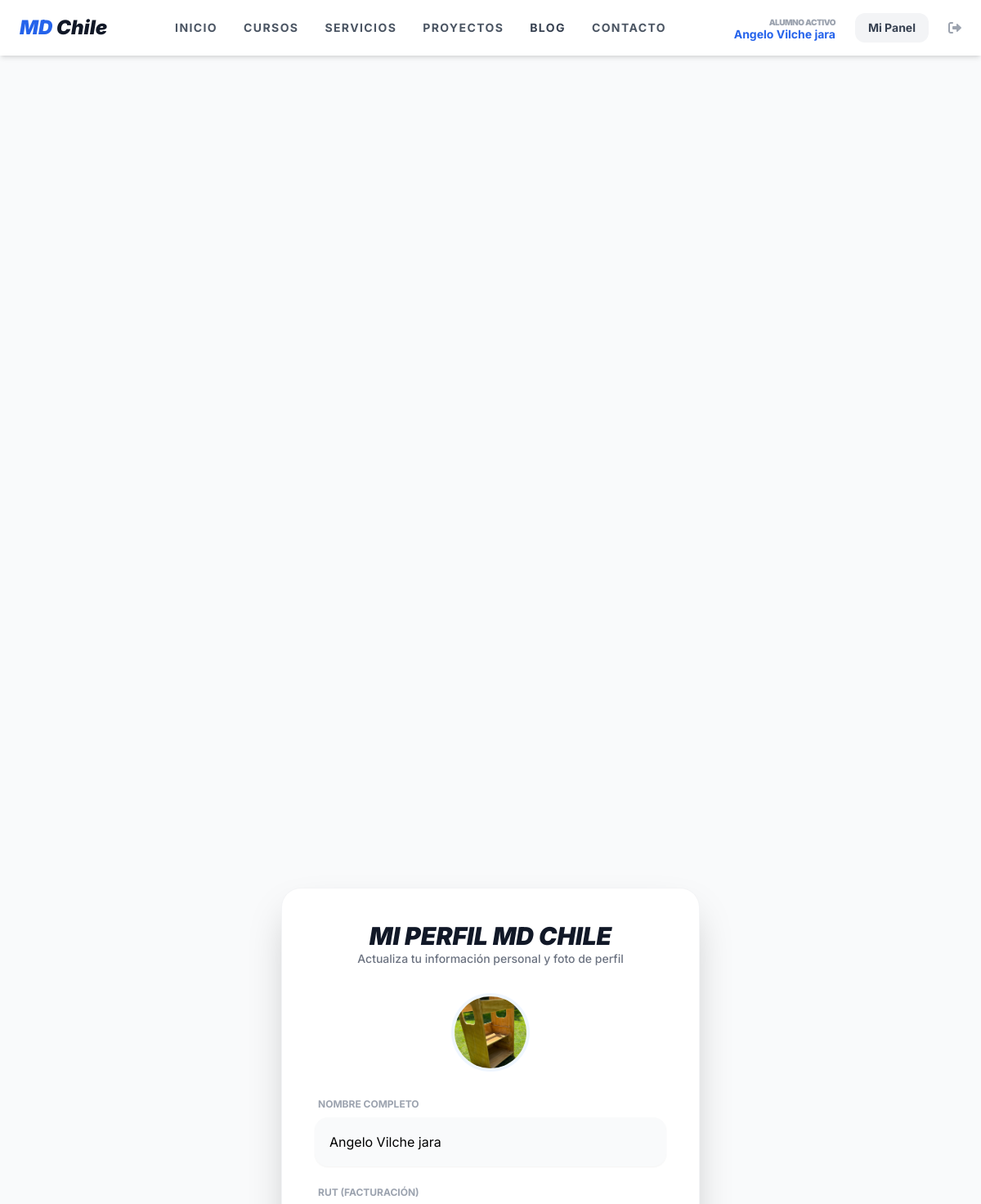
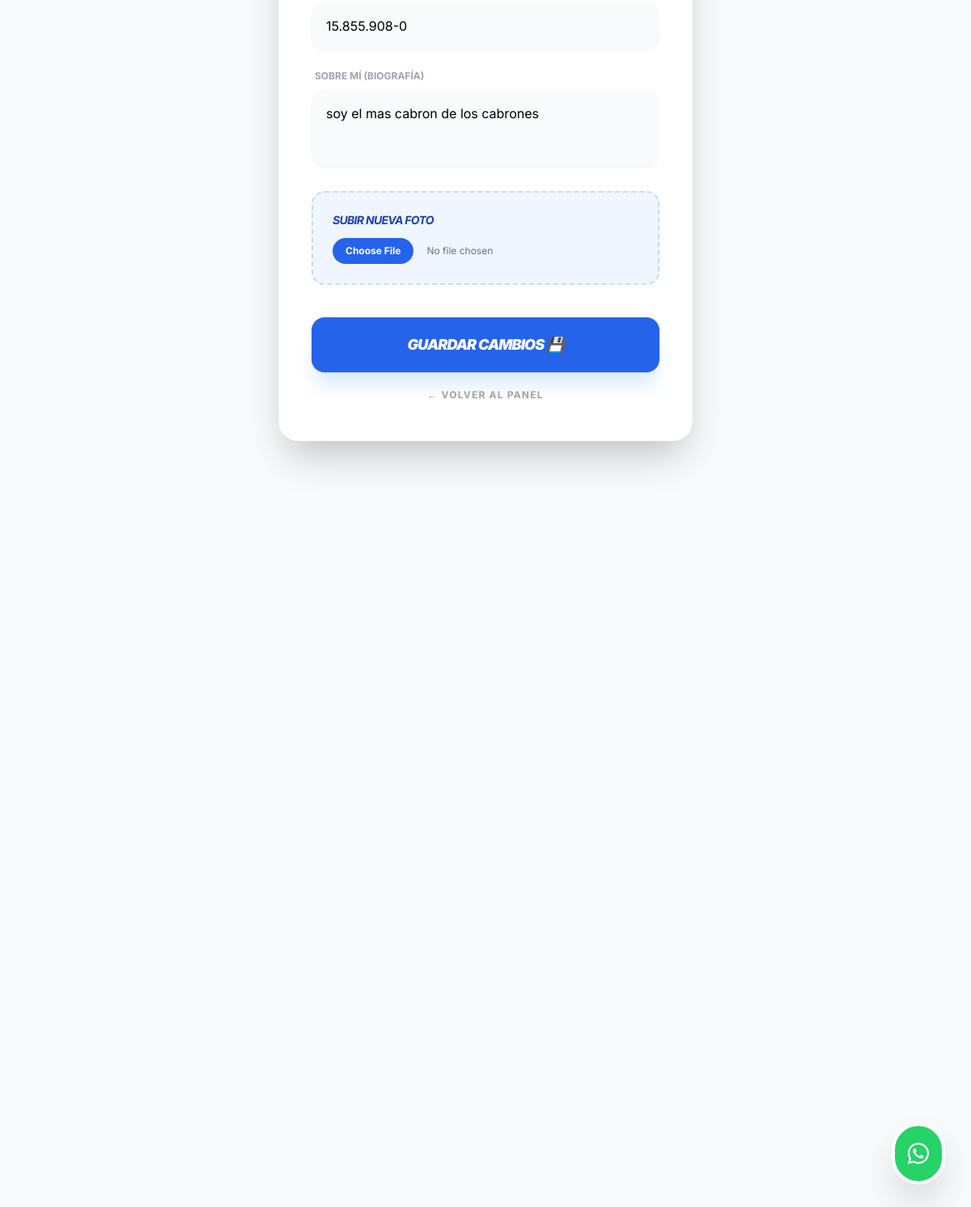
Screenshot of /profile/edit/ (signed in) with the database file from the repository (2 pictures, top to bottom).
### users/models.py (models this page shows, shortened)
class User(AbstractUser):
    is_client = models.BooleanField(default=True)
    is_admin_user = models.BooleanField(default=False)
    profile_picture = models.ImageField(upload_to='users/profiles/', null=True, blank=True)
    bio = models.TextField(max_length=500, blank=True)
    rut = models.CharField(max_length=12, blank=True, null=True)
    linkedin_url = models.URLField(blank=True, null=True)

### courses/views.py (the view)
# urls.py: path('profile/edit/', views.edit_profile, name='edit_profile'),
@login_required
def edit_profile(request):
    if request.method == 'POST':
        request.user.first_name = request.POST.get('first_name'); request.user.save()
        messages.success(request, "Perfil actualizado.")
        return redirect('dashboard')
    return render(request, 'account/edit_profile.html')

### templates/account/edit_profile.html (shortened to what this page needs)
{% extends 'base.html' %}
{% block content %}
<div class="container mx-auto p-8 bg-gray-50 min-h-screen flex items-center justify-center">
    <div class="max-w-lg w-full bg-white rounded-3xl shadow-2xl p-10 border border-gray-100">
        <div class="text-center mb-8">
            <h2 class="text-3xl font-black text-gray-900 italic uppercase">Mi Perfil MD Chile</h2>
            <p class="text-gray-500 font-medium text-sm">Actualiza tu información personal y foto de perfil</p>
        </div>
        <form method="POST" enctype="multipart/form-data" class="space-y-6">
            <div class="flex flex-col items-center mb-6">
                <div class="w-24 h-24 rounded-full overflow-hidden border-4 border-blue-50 bg-gray-100 mb-2">
                    {% if user.profile_picture %}
                        <img src="{{ user.profile_picture.url }}" class="w-full h-full object-cover">
                    {% else %}
                        <div class="w-full h-full flex items-center justify-center text-3xl">👤</div>
                    {% endif %}
                </div>
            </div>
            <div>
                <label class="block text-xs font-bold text-gray-400 uppercase mb-2 ml-1">Nombre Completo</label>
                <input type="text" name="first_name" value="{{ user.first_name }}"
                       class="w-full p-4 bg-gray-50 rounded-2xl border-2 border-transparent focus:border-blue-500 focus:bg-white outline-none transition-all shadow-sm"
                       placeholder="Tu nombre">
            </div>
            <div>
                <label class="block text-xs font-bold text-gray-400 uppercase mb-2 ml-1">RUT (Facturación)</label>
                <input type="text" name="rut" value="{{ user.rut|default:'' }}"
                       class="w-full p-4 bg-gray-50 rounded-2xl border-2 border-transparent focus:border-blue-500 focus:bg-white outline-none transition-all shadow-sm"
                       placeholder="12.345.678-9">
            </div>
            <div>
                <label class="block text-xs font-bold text-gray-400 uppercase mb-2 ml-1">Sobre mí (Biografía)</label>
                <textarea name="bio" rows="3"
                          class="w-full p-4 bg-gray-50 rounded-2xl border-2 border-transparent focus:border-blue-500 focus:bg-white outline-none transition-all shadow-sm h-24 resize-none">{{ user.bio }}</textarea>
            </div>
            <div class="bg-blue-50 p-6 rounded-2xl border-2 border-dashed border-blue-200">
                <label class="block text-sm font-bold text-blue-800 mb-3 uppercase tracking-tighter italic">Subir nueva foto</label>
                <input type="file" name="avatar" accept="image/*"
                       class="block w-full text-xs text-gray-500 file:mr-4 file:py-2 file:px-4 file:rounded-full file:border-0 file:text-xs file:font-bold file:bg-blue-600 file:text-white hover:file:bg-blue-700 cursor-pointer">
            </div>
            <div class="pt-4 space-y-3">
                <button type="submit"
                        class="w-full bg-blue-600 text-white py-5 rounded-2xl font-black shadow-xl shadow-blue-100 hover:bg-blue-700 hover:-translate-y-1 transition-all text-lg uppercase italic tracking-tighter">
                    Guardar Cambios 💾
                </button>
                <a href="{% url 'dashboard' %}"
                   class="block text-center text-gray-400 font-bold py-2 hover:text-blue-600 transition-colors uppercase text-xs tracking-widest">
                    ← Volver al Panel
                </a>
            </div>
        </form>
    </div>
</div>
{% endblock %}

### templates/base.html (shortened to what this page needs)
<!DOCTYPE html>
<html lang="es">
<head>
    <script src="https://cdn.tailwindcss.com"></script>
    <link rel="stylesheet" href="https://cdnjs.cloudflare.com/ajax/libs/font-awesome/6.0.0/css/all.min.css">
</head>
<body class="bg-gray-50 flex flex-col min-h-screen">
    <nav class="bg-white shadow-md py-4 px-6 flex justify-between items-center sticky top-0 z-50">
        <a href="{% url 'home' %}" class="text-2xl font-black text-blue-600 italic">
            MD <span class="text-gray-900">Chile</span>
        </a>
        <div class="hidden md:flex space-x-8 font-bold text-gray-600 uppercase text-sm tracking-widest">
            <a href="{% url 'home' %}" class="hover:text-blue-600 transition">Inicio</a>
            <a href="{% if user.is_authenticated %}{% url 'dashboard' %}{% else %}{% url 'academia_publica' %}{% endif %}">CURSOS</a>
            <a href="{% url 'services_list' %}" class="hover:text-blue-600 transition">Servicios</a>
            <a class="hover:text-blue-600 transition {% if request.path == '/proyectos/' %}text-blue-600{% endif %}" href="{% url 'projects_list' %}">Proyectos</a>
            <a href="{% url 'blog_list' %}" class="text-gray-700 hover:text-blue-600 font-bold transition">Blog</a>
            <a href="{% url 'contact_view' %}" class="hover:text-blue-600 transition">Contacto</a>
        </div>
        <div class="flex items-center space-x-4">
            {% if user.is_authenticated %}
                <div class="hidden lg:flex flex-col items-end mr-2">
                    <span class="text-[10px] font-black text-gray-400 uppercase tracking-tighter">Alumno Activo</span>
                    <span class="text-sm font-bold text-blue-600 leading-none">
                        {% if user.first_name %}{{ user.first_name }}{% else %}{{ user.username }}{% endif %}
                    </span>
                </div>
                <a href="{% url 'dashboard' %}" class="bg-gray-100 text-gray-700 px-4 py-2 rounded-xl hover:bg-gray-200 transition font-bold text-sm">
                    Mi Panel
                </a>
                <form method="post" action="{% url 'account_logout' %}" class="inline">
                    <button type="submit" class="text-gray-400 hover:text-red-500 transition ml-2">
                        <i class="fas fa-sign-out-alt"></i>
                    </button>
                </form>
            {% endif %}
        </div>
    </nav>
    <main class="flex-grow">
        {% block content %}{% endblock %}
    </main>
    <a href="https://wa.me/56975899661" target="_blank"
       class="fixed bottom-8 right-8 bg-[#25D366] text-white p-4 rounded-full shadow-2xl hover:scale-110 transition-transform z-50 flex items-center justify-center border-4 border-white">
        <i class="fab fa-whatsapp text-3xl"></i>
    </a>
</body>
</html>

### templates/base.html (style rules this page uses)
body { font-family: 'Inter', sans-serif; }

### rows the page displays
User: first_name "Angelo Vilche jara", profile_picture (picture), rut "15.855.908-0", bio "soy el mas cabron de los cabrones"
